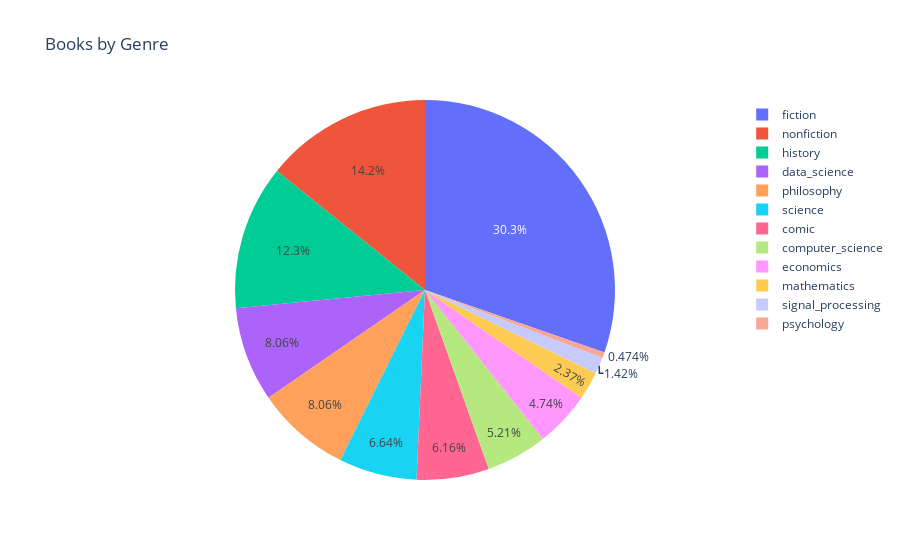

This figure's notebook cell:
### Markdown cell above
#### Pie Chart
Show the proportion of books by genre:

### Code cell
fig = px.pie(books_df, names='Genre', title='Books by Genre')
fig.show()

### Figure 1 — Plotly figure (JSON) as saved in the notebook; plotly's stock layout.template omitted (floating-point values rounded to 4 significant figures; data arrays with more than 128 entries replaced by an {"elided": "..."} marker saying what was removed)
{"data": [{"domain": {"x": [0, 1], "y": [0, 1]}, "hovertemplate": "Genre=%{label}<extra></extra>", "labels": {"elided": "211 str values"}, "legendgroup": "", "name": "", "showlegend": true, "type": "pie"}], "layout": {"autosize": true, "legend": {"tracegroupgap": 0}, "title": {"text": "Books by Genre"}}}
